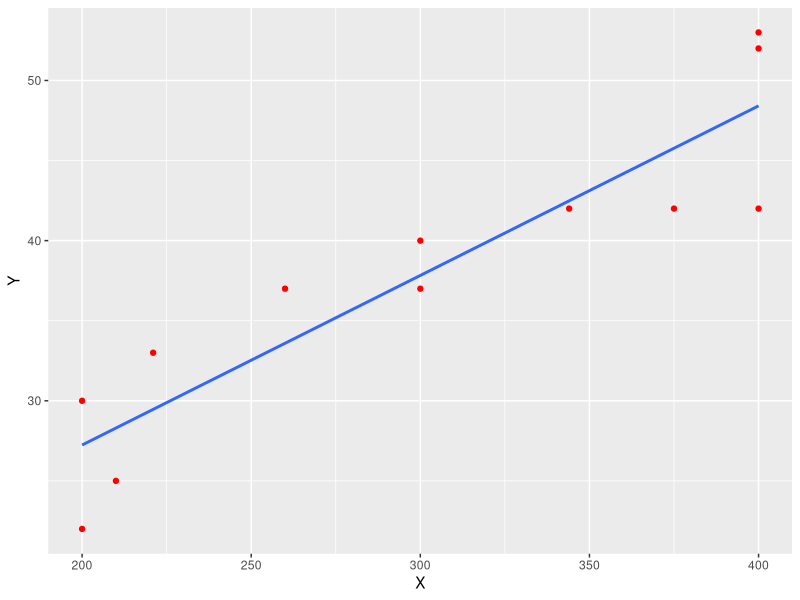
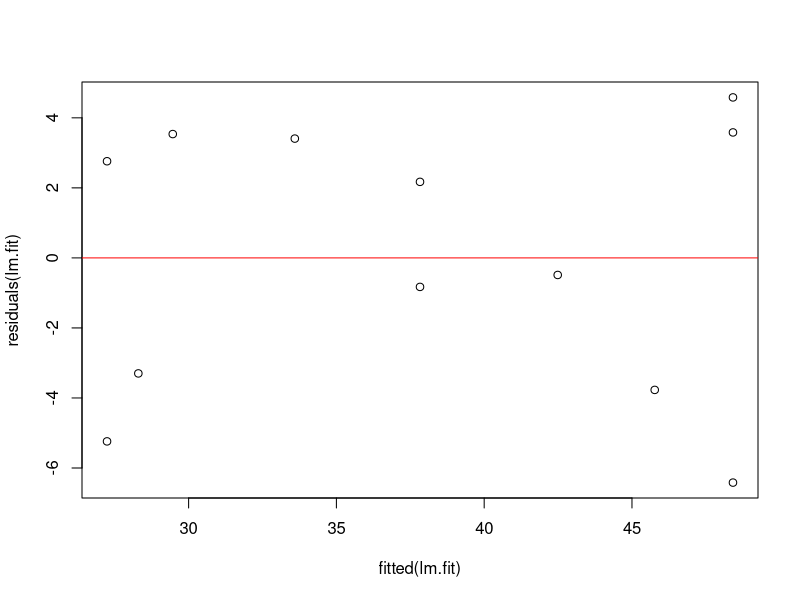
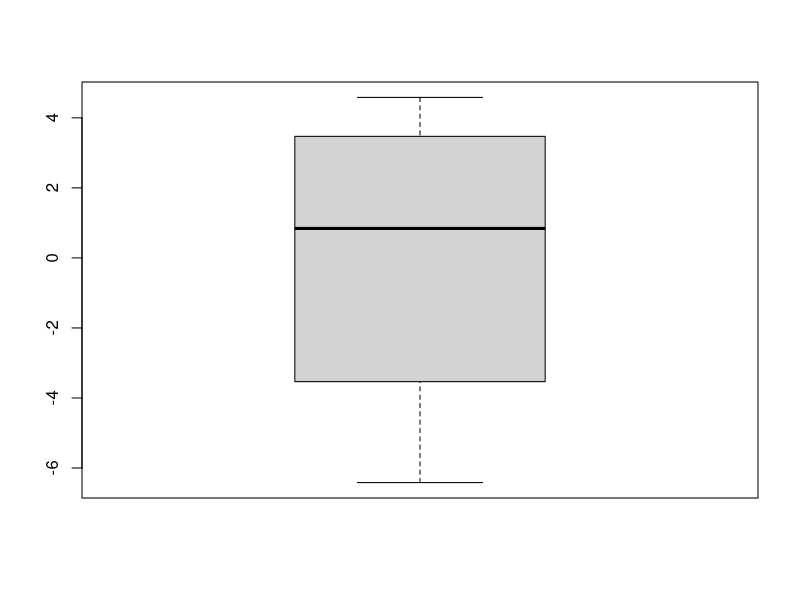
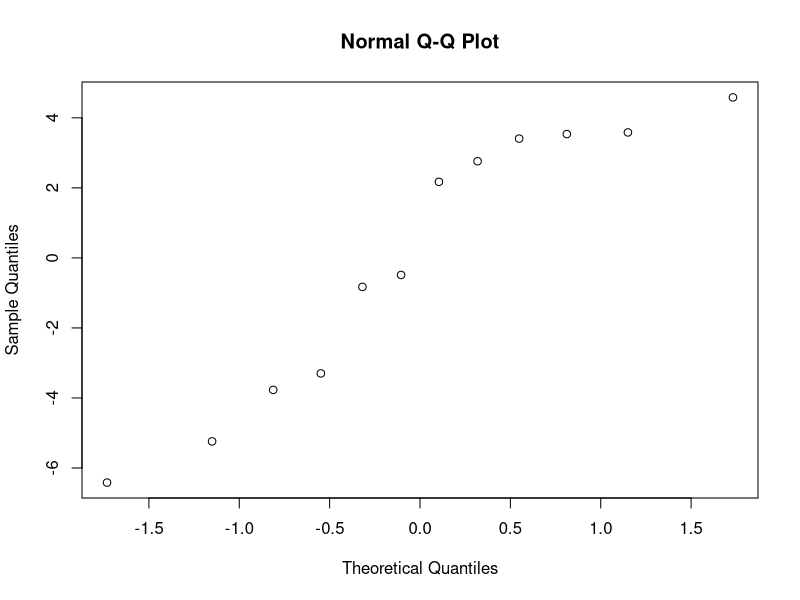
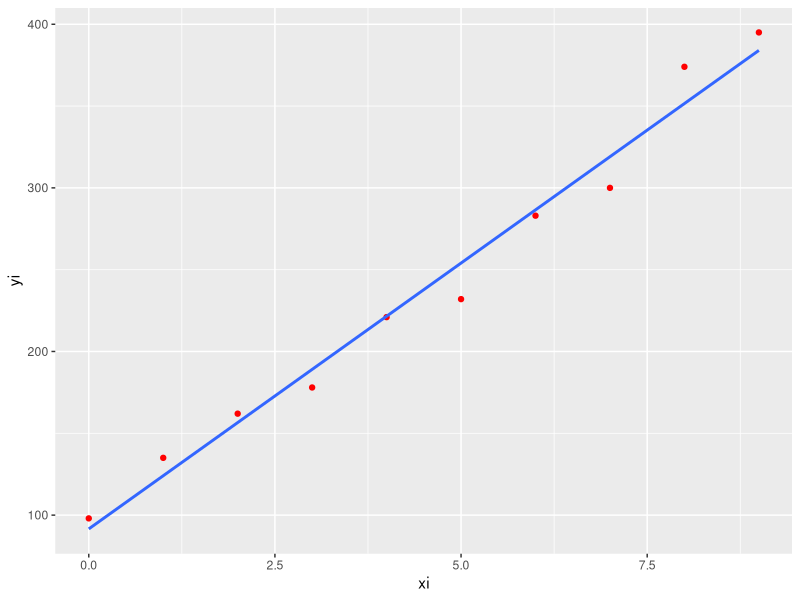
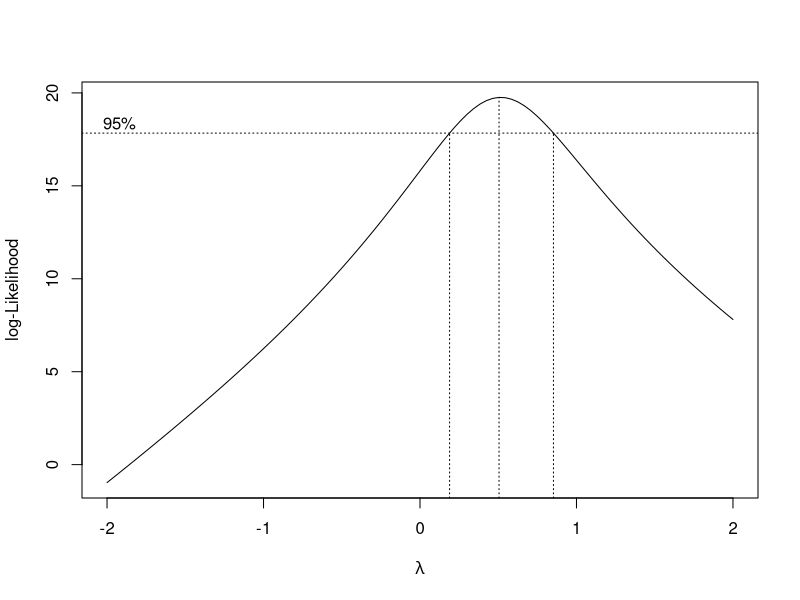

Write R code to recreate these figures, in order.
## ---- chunk 1
knitr::opts_chunk$set(echo = TRUE)
library(tidyverse)
library(MASS)
## ---- chunk 2
X <- c(221,	400,	300,	400,	200,	260,	300,	375,	210,	400,	200,	344)
Y <- c(33,	42,	37,	53,	22,	37,	40,	42,	25,	52,	30,	42)

dt <- data.frame(X, Y)
# dt
## ---- chunk 3

dt %>% 
  ggplot(aes(x = X, y = Y)) +
  geom_point(color = 'red') +
  geom_smooth(method = 'lm', se = FALSE, formula = y ~ x)
## ---- chunk 4
lm.fit <- lm(Y ~ X)
summary(lm.fit)

# Yhat = 6.063 + 0.106X
# On average, for each additional increase in 1 unit of X, there is an increase in Y by 0.106 units.
## ---- chunk 5
confint(lm.fit, level = 0.95)
## ---- chunk 6
lm.fit.res <- residuals(lm.fit)
lm.fit.res[2]
## ---- chunk 7
lm.fit.res
## ---- chunk 8
plot(fitted(lm.fit), residuals(lm.fit))
# plot(lm.fit$fitted.values, lm.fit$residuals)
abline(0, 0, col='red')

# plot(lm.fit$fitted.values, lm.fit$residuals)
# abline(0, 0, col='red')
## ---- chunk 9
boxplot(residuals(lm.fit))
## ---- chunk 10
qqnorm(residuals(lm.fit))
# qqline(residuals(lm.fit))
## ---- chunk 11
anova(lm.fit)
## 16.49
## ---- chunk 12
f.value <- 49.956

f.critical <- qf(p = 0.05, df1 = 1, df2 = 10, lower.tail = FALSE)

print(paste("F value = ", f.value, " and F Critical = ", f.critical))

ifelse(f.value > f.critical, "Reject the null hypothesis", "Fail to reject the null hypothesis")

## ---- chunk 13
ym <- matrix(Y, ncol = 1, byrow = TRUE)
xm <- matrix(c(
  1, 221,	
  1, 400,	
  1, 300,	
  1, 400,	
  1, 200,	
  1, 260,	
  1, 300,	
  1, 375,	
  1, 210,	
  1, 400,	
  1, 200,	
  1, 344), ncol = 2, byrow = T)

t(xm) -> transposeXm

transposeXm%*%xm-> Product1

solve(Product1)%*%transposeXm%*%ym


solve(Product1)%*%transposeXm%*%ym -> interceptandslope
# interceptandslope
## ---- chunk 14
xi <- c(0:9)
yi <- c(98, 135, 162, 178, 221, 232, 283, 300, 374, 395)

xcom <- data.frame(xi, yi)

xcom %>% 
  ggplot(aes(x = xi, y = yi)) +
  geom_point(color = 'red') +
  geom_smooth(method = 'lm', se = F, formula= y ~ x)
## ---- chunk 15
box_cox <- boxcox(yi ~ xi)

lambda <- box_cox$x[which.max(box_cox$y)] 
lambda

new_model <- lm(((yi^lambda-1)/lambda) ~ xi) 
new_model
## ---- chunk 16
Y_trans <- lm(sqrt(yi) ~ xi)
summary(Y_trans)
